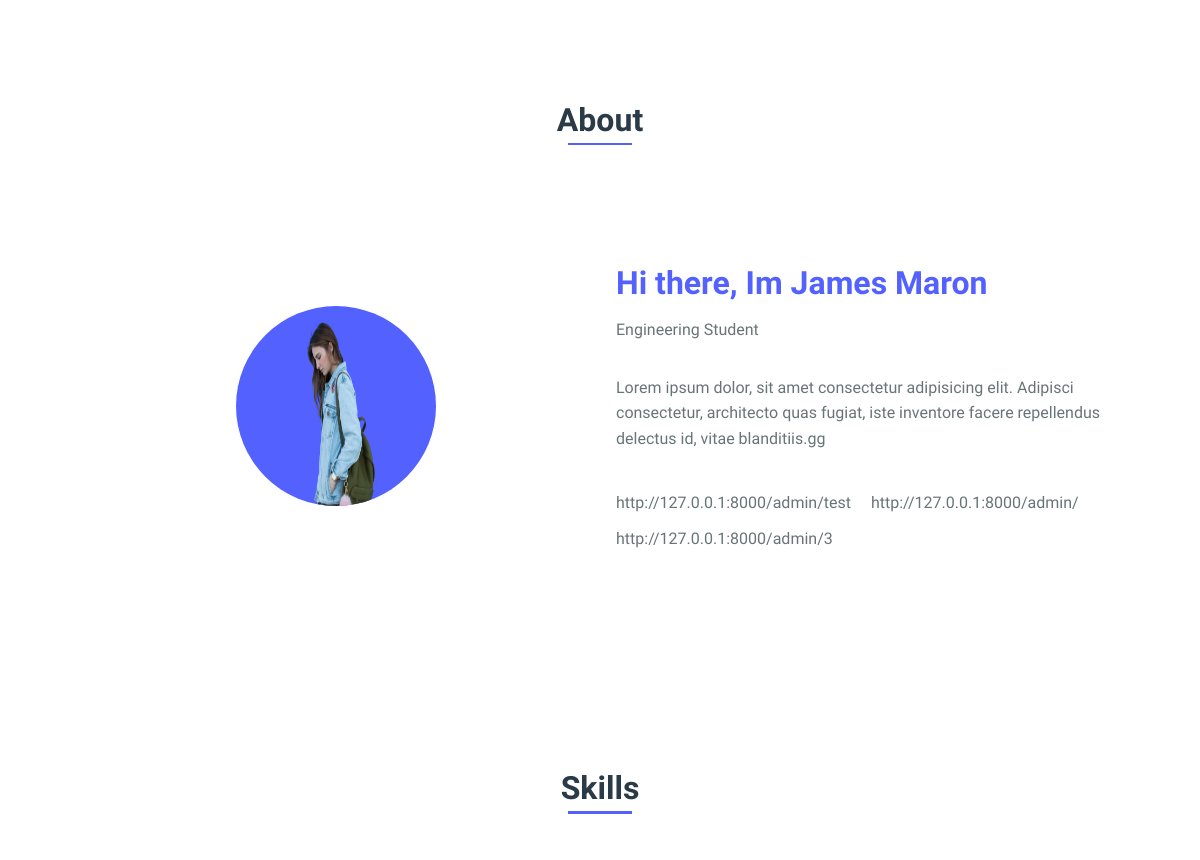
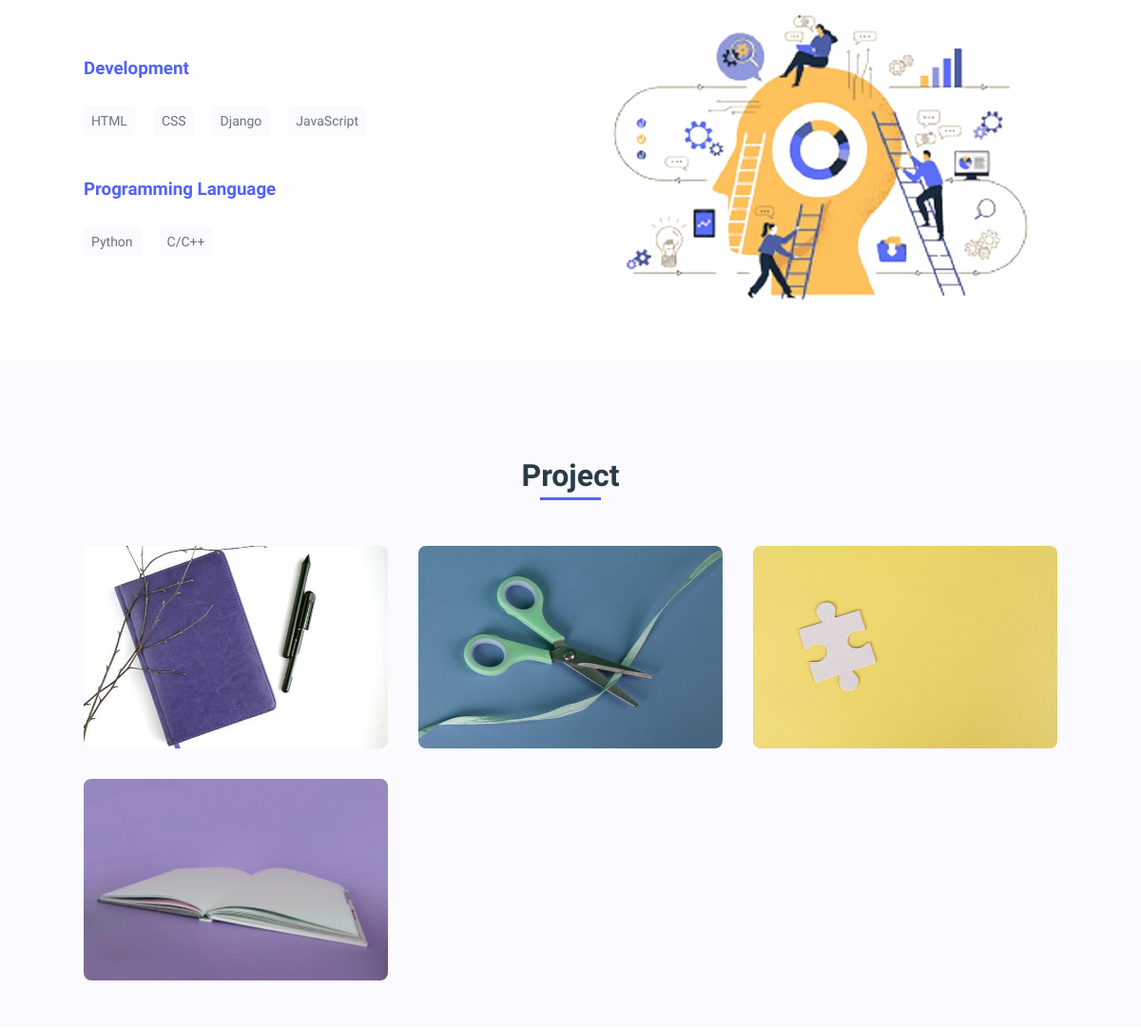
The app's page / (middle part), older data (2 pictures, top to bottom).
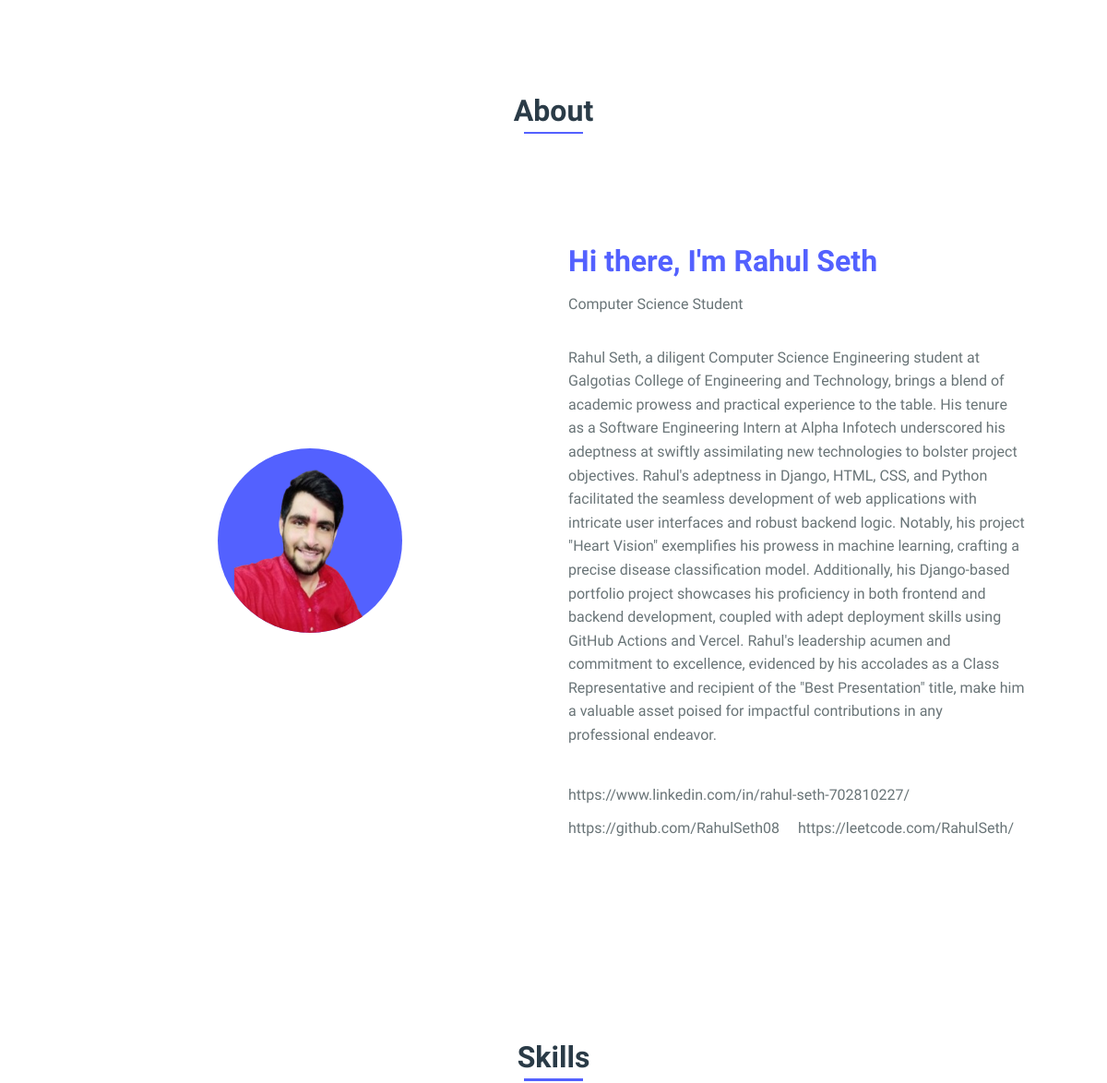
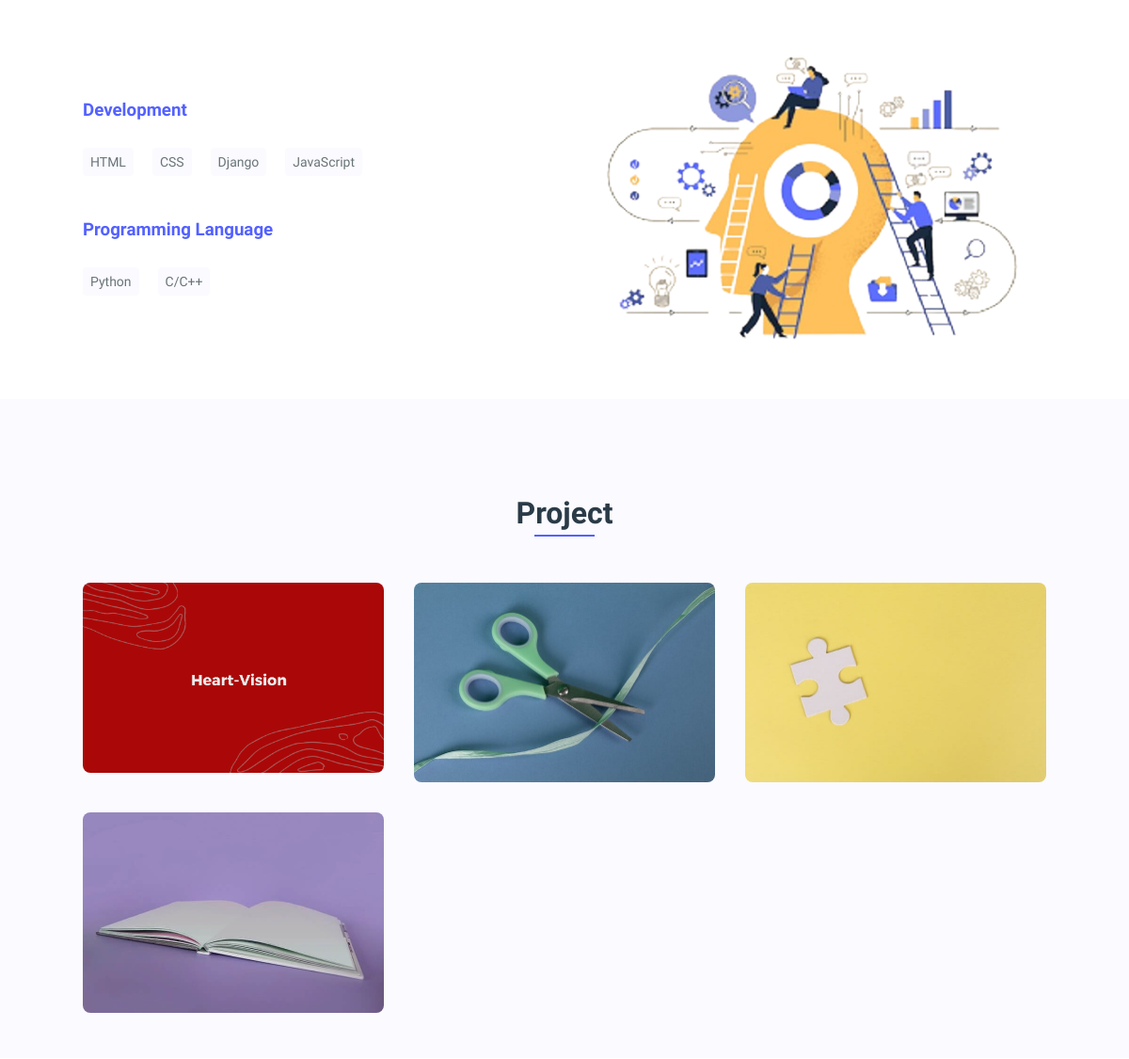
The same page, newer data (2 pictures, top to bottom).
### john/models.py (models this page shows, shortened)
class About(models.Model):
    heading = models.CharField(max_length=50)
    career = models.CharField(max_length=25)
    description = models.TextField(blank=False)
    profile_img = models.ImageField(upload_to='profile/')
    updated = models.DateTimeField(auto_now=True)

class Profile(models.Model):
    about = models.ForeignKey(About, on_delete=models.CASCADE, related_name='profile_set')
    social_name = models.CharField(max_length=10)
    link = models.URLField(max_length=200)

class Category(models.Model):
    name = models.CharField(max_length=20)
    updated = models.DateTimeField(auto_now=True)
    class Meta:
        verbose_name = 'Skill'
        verbose_name_plural = 'Skills'

class Skills(models.Model):
    category = models.ForeignKey(Category, on_delete=models.CASCADE)
    skill_name = models.CharField(max_length=20)

class Portfolio(models.Model):
    image = models.ImageField(upload_to='portfolio/')
    link = models.URLField(max_length=200)

### john/views.py (the view)
# urls.py: path('', views.index, name='index')
def index(request):
    home = Home.objects.latest('updated')
    about = About.objects.latest('updated')
    profiles = Profile.objects.filter(about=about)
    categories = Category.objects.all()
    portfolios = Portfolio.objects.all()
    context = {
        'home': home,
        'about': about,
        'profiles': profiles,
        'categories': categories,
        'portfolios': portfolios
    }
    return render(request, 'index.html', context)

### john/templates/index.html (shortened to what this page needs)
{% load static %}
<!DOCTYPE html>
    <html lang="en">
    <head>
        <link rel="stylesheet" href="{% static 'assets/css/styles.css' %}">
        <<link href='https://unpkg.com/boxicons@2.0.9/css/boxicons.min.css' rel='stylesheet'>
    </head>
    <body>
        <main class="l-main">
            <section class="about section" id="about">
                <h2 class="section-title">About</h2>
                <div class="about__container bd-grid">
                    <div class="about__img">
                        <img src="{{ about.profile_img.url }}" alt="">
                    </div>
                    <div>
                        <h2 class="about__subtitle">{{ about.heading }}</h2>
                        <span class="about__profession">{{ about.career }}</span>
                        <p class="about__text">{{ about.description }}</p>
                        <div class="about__social">
                            {% if profiles %}
                                {% for profile in profiles %}
                                <a href="{{ profile.link }}" target="_blank" rel="noopener noreferrer">{{ profile.link }}</a>
                                {% endfor %}
                            {% endif %}
                        </div>
                    </div>
                </div>
            </section>
            <section class="skills section" id="skills">
                <h2 class="section-title">Skills</h2>
                <div class="skills__container bd-grid">
                    <div class="skills__box">
                        {% for category in categories %}
                        <h3 class="skills__subtitle">{{category.name}}</h3>
                            {% for skills in category.skills_set.all %}
                                <span class="skills__name">{{skills.skill_name}}</span>
                            {% endfor %}
                        {% endfor %}
                    </div>
                    <div class="skills__img">
                        <img src="{% static 'assets/img/skilll.png' %}" alt="">
                    </div>
                </div>
            </section>
            <section class="portfolio section" id="portfolio">
                <h2 class="section-title">Project</h2>
                <div class="portfolio__container bd-grid">
                    {% for portfolio in portfolios %}
                    <div class="portfolio__img">
                        <img src="{{ portfolio.image.url }}" alt="">
                    </div>
                    {% endfor %}
                </div>
            </section>
        </main>
    </body>
</html>

### static/assets/css/styles.css (style rules this page uses)
:root { --header-height: 3rem; --font-medium: 500; }
:root { --first-color: #5361FF; --white-color: #FAFAFF; --dark-color: #2A3B47; --text-color: #697477; }
:root { --body-font: 'Montserrat', sans-serif; --big-font-size: 6.25rem; --h2-font-size: 1.25rem; --normal-font-size: .938rem; --small-font-size: .813rem; }
@media screen and (min-width: 768px) { :root { --big-font-size: 10.5rem; --h2-font-size: 2rem; --normal-font-size: 1rem; --small-font-size: .875rem; } }
:root { --mb-1: .5rem; --mb-2: 1rem; --mb-3: 1.5rem; --mb-4: 2rem; }
:root { --z-fixed: 100; }
*,::before,::after { box-sizing: border-box; }
html { scroll-behavior: smooth; }
body { margin: var(--header-height) 0 0 0; font-family: var(--body-font); font-size: var(--normal-font-size); font-weight: var(--font-medium); color: var(--text-color); line-height: 1.6; }
h1,h2,p { margin: 0; }
a { text-decoration: none; color: var(--text-color); }
img { max-width: 100%; height: auto; display: block; }
.section { padding: 3rem 0; }
.section-title { position: relative; font-size: var(--h2-font-size); color: var(--dark-color); margin: var(--mb-4) 0; text-align: center; }
.section-title::after { position: absolute; content: ""; width: 32px; height: .18rem; left: 0; right: 0; margin: auto; top: 2rem; background-color: var(--first-color); }
.bd-grid { max-width: 1024px; display: grid; grid-template-columns: 100%; grid-column-gap: 2rem; width: calc(100% - 2rem); margin-left: var(--mb-2); margin-right: var(--mb-2); }
.about__container { justify-items: center; row-gap: 2rem; text-align: center; }
.about__img { display: flex; justify-content: center; padding-top: 1rem; width: 120px; height: 120px; border-radius: 50%; background-size: cover; background-color: var(--first-color); overflow: hidden; }
.about__img img { width: 100px; }
.about__subtitle { font-size: var(--h2-font-size); color: var(--first-color); margin-bottom: var(--mb-1); }
.about__text { margin-bottom: var(--mb-4); }
.about__profession { display: block; margin-bottom: var(--mb-4); }
.skills__container { row-gap: 2rem; }
.skills__subtitle { color: var(--first-color); margin-bottom: var(--mb-3); }
.skills__name { display: inline-block; font-size: var(--small-font-size); margin-right: var(--mb-2); margin-bottom: var(--mb-3); padding: .25rem .5rem; background-color: var(--white-color); border-radius: .25rem; }
.skills__img img { border-radius: .5rem; }
.portfolio { background-color: var(--white-color); }
.portfolio__container { justify-items: center; row-gap: 2rem; }
.portfolio__img { position: relative; overflow: hidden; }
.portfolio__img img { border-radius: .5rem; }
@media screen and (min-width: 768px) { body { margin: 0; } }
@media screen and (min-width: 768px) { .section { padding-top: 4rem; } }
@media screen and (min-width: 768px) { .section-title { margin-bottom: 3rem; } }
@media screen and (min-width: 768px) { .section-title::after { width: 64px; top: 3rem; } }
@media screen and (min-width: 768px) { .about__container { grid-template-columns: repeat(2, 1fr); align-items: center; text-align: initial; padding: 4rem 0; } }
@media screen and (min-width: 768px) { .about__img { width: 200px; height: 200px; } }
@media screen and (min-width: 768px) { .about__img img { width: 165px; } }
@media screen and (min-width: 768px) { .skills__container { grid-template-columns: repeat(2, 1fr); align-items: center; } }
@media screen and (min-width: 768px) { .portfolio__container { grid-template-columns: repeat(3, 1fr); grid-template-rows: repeat(2, 1fr); column-gap: 2rem; } }
@media screen and (min-width: 1024px) { .bd-grid { margin-left: auto; margin-right: auto; } }

Row changes from the older to the newer data that the page shows:
removed Profile: link "http://127.0.0.1:8000/admin/test"
removed Profile: link "http://127.0.0.1:8000/admin/3"
removed Portfolio: image (picture)
changed About: profile_img: a different picture; heading "Hi there, Im James Maron" → "Hi there, I'm Rahul Seth"; career "Engineering Student" → "Computer Science Student"; description "Lorem ipsum dolor, sit amet consectetur adipisicing elit. Adipisci consectetur, architecto quas fugiat, iste inventore facere repellendus delectus id, vitae blanditiis.gg" → "Rahul Seth, a diligent Computer Science Engineering student at Galgotias College of Engineering and Technology, brings a blend of academic prowess and practical experience to the table. His tenure as a Software Engineering Intern at Alpha Infotech underscored his adeptness at swiftly assimilating new technologies to bolster project objectives. Rahul's adeptness in Django, HTML, CSS, and Python facilitated the seamless development of web applications with intricate user interfaces and robust backend logic. Notably, his project \"Heart Vision\" exemplifies his prowess in machine learning, crafting a precise disease classification model. Additionally, his Django-based portfolio project showcases…"
added Profile: link "https://www.linkedin.com/in/rahul-seth-702810227/"
changed Profile: link "http://127.0.0.1:8000/admin/" → "https://github.com/RahulSeth08"
added Profile: link "https://leetcode.com/RahulSeth/"
added Portfolio: image (picture)
